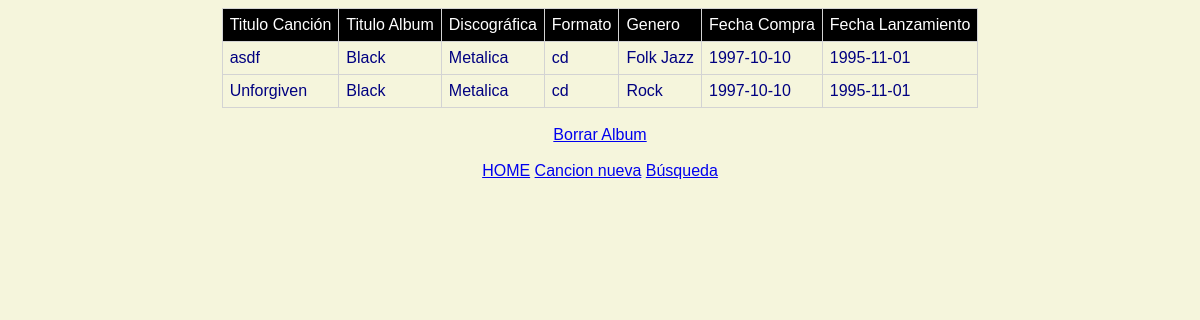
The page /disco.php?id=1 on the database its author committed.
### tables this page shows
CREATE TABLE `cancion` (
  `titulo` varchar(50) NOT NULL,
  `album` int(7) NOT NULL,
  `posicion` tinyint(2) UNSIGNED DEFAULT NULL,
  `duracion` time DEFAULT NULL,
  `genero` enum('Acustica','BSO','Blues','Folk Jazz','New age','Pop','Rock','Electronica') NOT NULL
);

CREATE TABLE `album` (
  `codigo` int(7) NOT NULL,
  `titulo` varchar(50) NOT NULL,
  `discografica` varchar(25) NOT NULL,
  `formato` enum('vinilo','cd','dvd','mp3') NOT NULL,
  `fechaLanzamiento` date DEFAULT NULL,
  `fechaCompra` date DEFAULT NULL,
  `precio` float(5,2) DEFAULT NULL
);

### disco.php (the view, shortened to what this page needs)
<!DOCTYPE html>
<html lang="es">
	<head>
	</head>
	<body>
		<?php
		if(isset($_GET['id'])){
			$id = $_GET['id'];
			$dwes = new PDO('mysql:host=localhost;dbname=discografia', 'root', '' );
			$resultado = $dwes->query('SELECT c.titulo, a.titulo as "album", a.discografica, a.formato, c.genero, a.fechaCompra, a.fechaLanzamiento FROM album a, cancion c WHERE a.codigo=c.album and a.codigo='.$id.';');
			print "<div class=\"table\">
				<div class='row'>
				<div>Titulo Canción</div>
				<div>Titulo Album</div>
				<div>Discográfica</div>
				<div>Formato</div>
				<div>Genero</div>
				<div>Fecha Compra</div>
				<div>Fecha Lanzamiento</div>
				</div>";
			while ($r  = $resultado->fetch()) {
				print "<div>
				<div>".$r['titulo']."</div>
				<div>".$r['album']."</div>
				<div>".$r['discografica']."</div>
				<div>".$r['formato']."</div>
				<div>".$r['genero']."</div>
				<div>".$r['fechaCompra']."</div>
				<div>".$r['fechaLanzamiento']."</div></div>";
			}
			print "</div>";
		}
	print '<br><a href="borrarDisco.php?borrar='.$id.'">Borrar Album</a><br><br>';
		?>
		<a href="index.php">HOME</a>
		<a href="cancionnueva.php">Cancion nueva</a>
		<a href="canciones.php">Búsqueda</a>
	</body>
</html>

### disco.php (style rules this page uses)
body { background-color: beige; color:navy; font-family: sans-serif; text-align: center; }
.table { display: table; border-collapse: collapse; }
.table div { display: table-row; }
.table>div>div { display: table-cell;border: 1px solid lightgray;padding: 7px; }
.row { background-color: black; color: white; font-weight: 500; }
div { margin: auto; text-align: left; border: 1px solid white; padding: 1em; }

### rows shown on the page
cancion: titulo "asdf", album.titulo "Black", album.discografica "Metalica", album.formato "cd", genero "Folk Jazz", album.fechaCompra "1997-10-10", album.fechaLanzamiento "1995-11-01"
cancion: titulo "Unforgiven", album.titulo "Black", album.discografica "Metalica", album.formato "cd", genero "Rock", album.fechaCompra "1997-10-10", album.fechaLanzamiento "1995-11-01"
